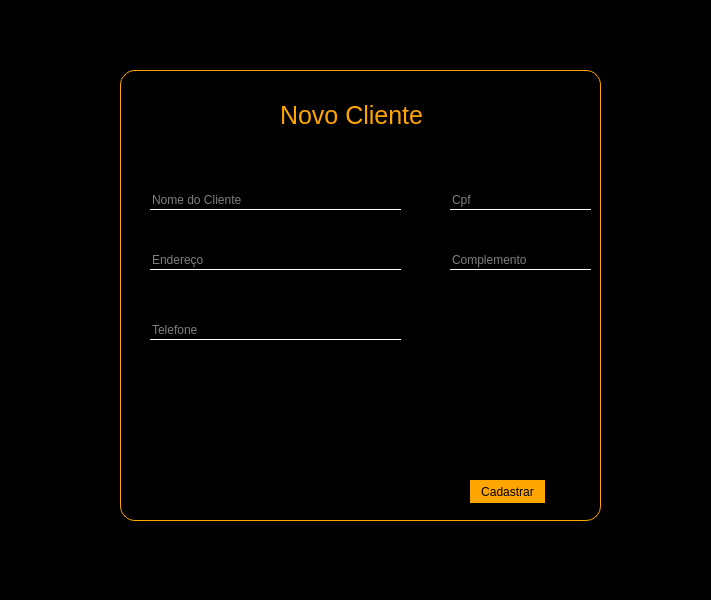
<?xml version="1.0" encoding="UTF-8"?>
<ui version="4.0">
 <class>MainWindow</class>
 <widget class="QMainWindow" name="MainWindow">
  <property name="geometry">
   <rect>
    <x>0</x>
    <y>0</y>
    <width>711</width>
    <height>600</height>
   </rect>
  </property>
  <property name="windowTitle">
   <string>MainWindow</string>
  </property>
  <property name="styleSheet">
   <string notr="true">background-color:black</string>
  </property>
  <widget class="QWidget" name="centralwidget">
   <widget class="QFrame" name="frame">
    <property name="geometry">
     <rect>
      <x>120</x>
      <y>70</y>
      <width>481</width>
      <height>451</height>
     </rect>
    </property>
    <property name="styleSheet">
     <string notr="true">border:1px solid orange;border-radius:15px</string>
    </property>
    <property name="frameShape">
     <enum>QFrame::StyledPanel</enum>
    </property>
    <property name="frameShadow">
     <enum>QFrame::Raised</enum>
    </property>
    <widget class="QPushButton" name="pushButton">
     <property name="geometry">
      <rect>
       <x>350</x>
       <y>410</y>
       <width>75</width>
       <height>23</height>
      </rect>
     </property>
     <property name="styleSheet">
      <string notr="true">QPushButton
{   background-color:orange   }

QPushButton:hover
{   background-color:white   }</string>
     </property>
     <property name="text">
      <string>Cadastrar</string>
     </property>
    </widget>
    <widget class="QLineEdit" name="lineEdit">
     <property name="geometry">
      <rect>
       <x>30</x>
       <y>120</y>
       <width>251</width>
       <height>20</height>
      </rect>
     </property>
     <property name="styleSheet">
      <string notr="true">color:white;border:nome;border-bottom:1px solid white</string>
     </property>
     <property name="text">
      <string/>
     </property>
     <property name="placeholderText">
      <string>Nome do Cliente</string>
     </property>
    </widget>
    <widget class="QLineEdit" name="lineEdit_2">
     <property name="geometry">
      <rect>
       <x>30</x>
       <y>180</y>
       <width>251</width>
       <height>20</height>
      </rect>
     </property>
     <property name="styleSheet">
      <string notr="true">color:white;border:nome;border-bottom:1px solid white</string>
     </property>
     <property name="text">
      <string/>
     </property>
     <property name="placeholderText">
      <string>Endereço</string>
     </property>
    </widget>
    <widget class="QLineEdit" name="lineEdit_3">
     <property name="geometry">
      <rect>
       <x>30</x>
       <y>250</y>
       <width>251</width>
       <height>20</height>
      </rect>
     </property>
     <property name="styleSheet">
      <string notr="true">color:white;border:nome;border-bottom:1px solid white</string>
     </property>
     <property name="text">
      <string/>
     </property>
     <property name="placeholderText">
      <string>Telefone</string>
     </property>
    </widget>
    <widget class="QLineEdit" name="lineEdit_4">
     <property name="geometry">
      <rect>
       <x>330</x>
       <y>180</y>
       <width>141</width>
       <height>20</height>
      </rect>
     </property>
     <property name="styleSheet">
      <string notr="true">color:white;border:nome;border-bottom:1px solid white</string>
     </property>
     <property name="text">
      <string/>
     </property>
     <property name="placeholderText">
      <string>Complemento</string>
     </property>
    </widget>
    <widget class="QLabel" name="label">
     <property name="geometry">
      <rect>
       <x>160</x>
       <y>30</y>
       <width>171</width>
       <height>31</height>
      </rect>
     </property>
     <property name="styleSheet">
      <string notr="true">color:orange;font-size:25px;border:none</string>
     </property>
     <property name="text">
      <string>Novo Cliente</string>
     </property>
    </widget>
    <widget class="QLineEdit" name="lineEdit_5">
     <property name="geometry">
      <rect>
       <x>330</x>
       <y>120</y>
       <width>141</width>
       <height>20</height>
      </rect>
     </property>
     <property name="styleSheet">
      <string notr="true">color:white;border:nome;border-bottom:1px solid white</string>
     </property>
     <property name="text">
      <string/>
     </property>
     <property name="placeholderText">
      <string>Cpf</string>
     </property>
    </widget>
   </widget>
   <widget class="QLabel" name="label_2">
    <property name="geometry">
     <rect>
      <x>280</x>
      <y>30</y>
      <width>171</width>
      <height>20</height>
     </rect>
    </property>
    <property name="styleSheet">
     <string notr="true">background-color:none;color:red</string>
    </property>
    <property name="text">
     <string/>
    </property>
   </widget>
  </widget>
  <widget class="QMenuBar" name="menubar">
   <property name="geometry">
    <rect>
     <x>0</x>
     <y>0</y>
     <width>711</width>
     <height>21</height>
    </rect>
   </property>
  </widget>
  <widget class="QStatusBar" name="statusbar"/>
 </widget>
 <resources/>
 <connections/>
</ui>
